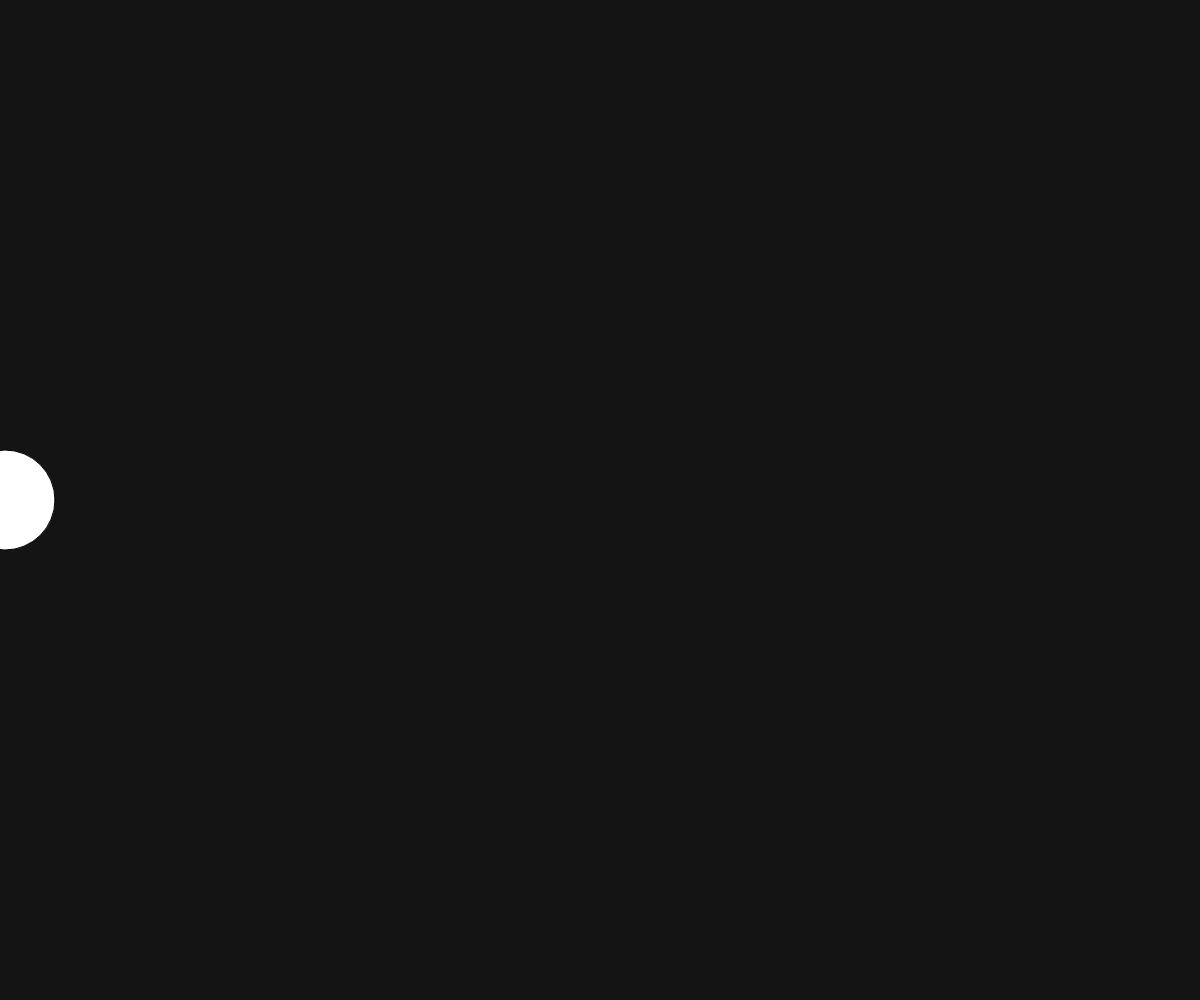
Frame 1 (no input)
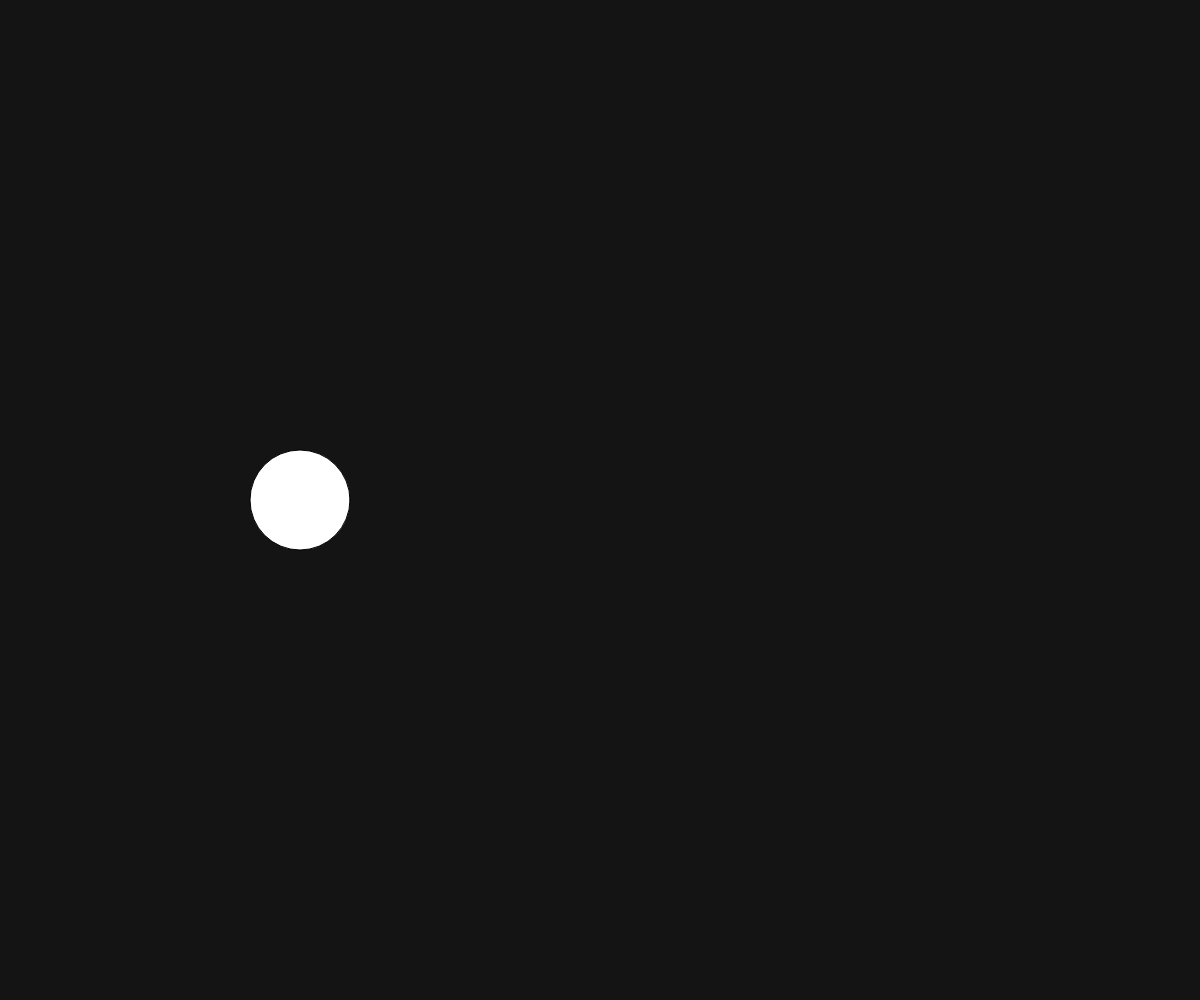
Frame 60 (no input)
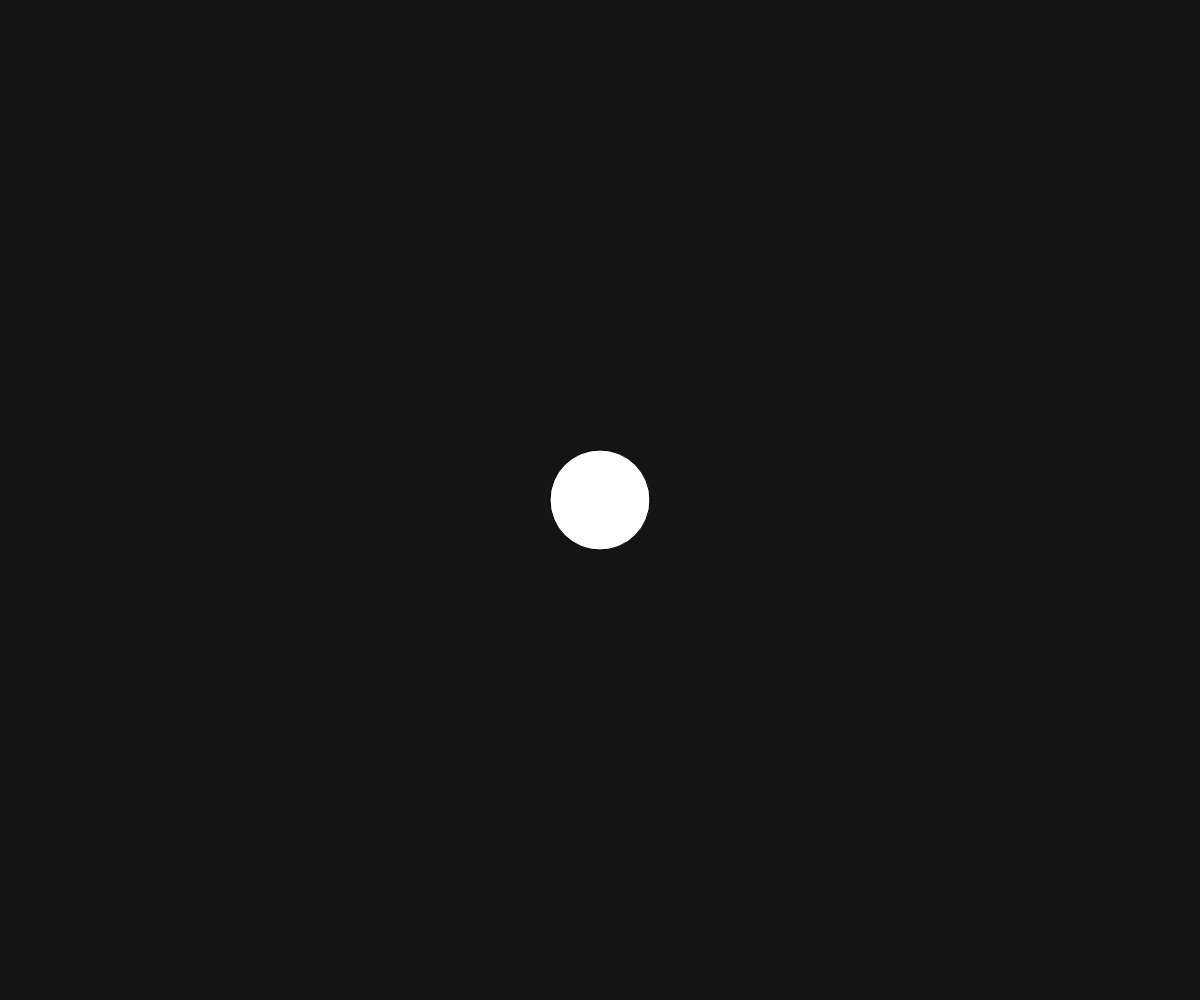
Frame 120 (the mouse pressed at the canvas centre since frame 60)

The p5.js sketch that drew these frames (run headless with seeded random() and noise() and a simulated clock; from frame 60 on, the mouse is pressed at the canvas centre):

// p5.js sketch
// ── sketch.js
// TODO: animation across the screen
//       wrap around
//       bounce
let x;
function setup() {
  createCanvas(windowWidth, windowHeight);
  background(20);

 // x = 0;
}

function draw() {
  background(20);
  //draw stuff
  ellipse((5*frameCount % width), height / 2, 100);

  //update some parameter
  //x = x + 8;

  // check if need to reset x 
  //if (x > width) {
    //x = 0;
  //}
}
